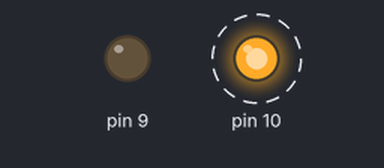
The sketch below on a simulated Arduino Uno, built with avr-gcc and run on an emulated ATmega328P. Shown: output pins drawn as LEDs (lit = HIGH). Dashed ring = blinking.

Above: at 0.5 s.
Timing chart, 0 to 4.6 s (numbered marks = the images above):
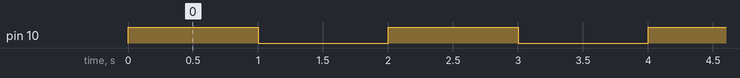

The sketch:

sketch_jul12a.ino
```cpp
void setup() {
  // put your setup code here, to run once:
  pinMode(9,OUTPUT);
  pinMode(10,OUTPUT);
}

void loop() {
  // put your main code here, to run repeatedly:
  digitalWrite(10,HIGH);
  delay(1000);
  digitalWrite(10,LOW);
  delay(1000);
  digitalWrite(10,HIGH);
  delay(1000);
  digitalWrite(10,LOW);
  delay(1000);
  digitalWrite(10,HIGH);
  delay(1000);
  digitalWrite(10,LOW);
  delay(1000);
}
```

Measured:
- by itself, pin 10: alternates HIGH for 1.0 s and LOW for 1.0 s
